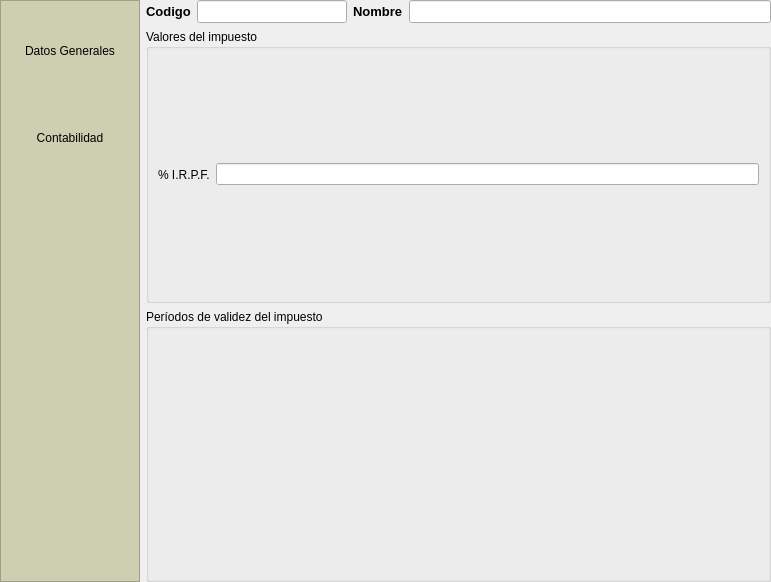
<?xml version="1.0" encoding="UTF-8"?>
<ui version="4.0">
 <class>Form</class>
 <widget class="QWidget" name="Form">
  <property name="geometry">
   <rect>
    <x>0</x>
    <y>0</y>
    <width>771</width>
    <height>582</height>
   </rect>
  </property>
  <property name="windowTitle">
   <string>Form</string>
  </property>
  <layout class="QGridLayout" name="gridLayout">
   <property name="leftMargin">
    <number>0</number>
   </property>
   <property name="topMargin">
    <number>0</number>
   </property>
   <property name="rightMargin">
    <number>0</number>
   </property>
   <property name="bottomMargin">
    <number>0</number>
   </property>
   <item row="0" column="0" rowspan="2">
    <widget class="QFrame" name="frameButtons">
     <property name="sizePolicy">
      <sizepolicy hsizetype="Preferred" vsizetype="Expanding">
       <horstretch>0</horstretch>
       <verstretch>0</verstretch>
      </sizepolicy>
     </property>
     <property name="minimumSize">
      <size>
       <width>140</width>
       <height>450</height>
      </size>
     </property>
     <property name="maximumSize">
      <size>
       <width>135</width>
       <height>16777215</height>
      </size>
     </property>
     <property name="styleSheet">
      <string notr="true">background: #CECFB0</string>
     </property>
     <property name="frameShape">
      <enum>QFrame::StyledPanel</enum>
     </property>
     <property name="frameShadow">
      <enum>QFrame::Raised</enum>
     </property>
     <layout class="QVBoxLayout" name="verticalLayout">
      <item>
       <widget class="QToolButton" name="tbDatos">
        <property name="sizePolicy">
         <sizepolicy hsizetype="Preferred" vsizetype="Fixed">
          <horstretch>0</horstretch>
          <verstretch>0</verstretch>
         </sizepolicy>
        </property>
        <property name="minimumSize">
         <size>
          <width>120</width>
          <height>81</height>
         </size>
        </property>
        <property name="maximumSize">
         <size>
          <width>111</width>
          <height>81</height>
         </size>
        </property>
        <property name="toolTip">
         <string>Presenta la ficha con la información general de esta entidad</string>
        </property>
        <property name="statusTip">
         <string>Presenta la ficha con la información general de esta entidad</string>
        </property>
        <property name="whatsThis">
         <string>Presenta la ficha con la información general de esta entidad</string>
        </property>
        <property name="text">
         <string>Datos Generales</string>
        </property>
        <property name="icon">
         <iconset>
          <normaloff>:/images/commons/impuestos.png</normaloff>:/images/commons/impuestos.png</iconset>
        </property>
        <property name="iconSize">
         <size>
          <width>48</width>
          <height>48</height>
         </size>
        </property>
        <property name="checkable">
         <bool>true</bool>
        </property>
        <property name="autoExclusive">
         <bool>true</bool>
        </property>
        <property name="toolButtonStyle">
         <enum>Qt::ToolButtonTextUnderIcon</enum>
        </property>
        <property name="autoRaise">
         <bool>true</bool>
        </property>
       </widget>
      </item>
      <item>
       <widget class="QToolButton" name="tbContabilidad">
        <property name="sizePolicy">
         <sizepolicy hsizetype="Preferred" vsizetype="Fixed">
          <horstretch>0</horstretch>
          <verstretch>0</verstretch>
         </sizepolicy>
        </property>
        <property name="minimumSize">
         <size>
          <width>120</width>
          <height>81</height>
         </size>
        </property>
        <property name="maximumSize">
         <size>
          <width>111</width>
          <height>81</height>
         </size>
        </property>
        <property name="toolTip">
         <string>Acceda a los datos contables.</string>
        </property>
        <property name="statusTip">
         <string>Acceda a los datos contables.</string>
        </property>
        <property name="whatsThis">
         <string>Acceda a los datos contables.</string>
        </property>
        <property name="text">
         <string>Contabilidad</string>
        </property>
        <property name="icon">
         <iconset>
          <normaloff>:/images/commons/contabilidad.png</normaloff>:/images/commons/contabilidad.png</iconset>
        </property>
        <property name="iconSize">
         <size>
          <width>48</width>
          <height>48</height>
         </size>
        </property>
        <property name="checkable">
         <bool>true</bool>
        </property>
        <property name="autoExclusive">
         <bool>true</bool>
        </property>
        <property name="toolButtonStyle">
         <enum>Qt::ToolButtonTextUnderIcon</enum>
        </property>
        <property name="autoRaise">
         <bool>true</bool>
        </property>
       </widget>
      </item>
      <item>
       <spacer name="verticalSpacer">
        <property name="orientation">
         <enum>Qt::Vertical</enum>
        </property>
        <property name="sizeHint" stdset="0">
         <size>
          <width>20</width>
          <height>20</height>
         </size>
        </property>
       </spacer>
      </item>
     </layout>
    </widget>
   </item>
   <item row="0" column="1">
    <widget class="QLabel" name="label">
     <property name="font">
      <font>
       <pointsize>10</pointsize>
       <weight>75</weight>
       <bold>true</bold>
      </font>
     </property>
     <property name="text">
      <string>Codigo</string>
     </property>
    </widget>
   </item>
   <item row="0" column="2">
    <widget class="DBLineEdit" name="db_codigo">
     <property name="maximumSize">
      <size>
       <width>150</width>
       <height>16777215</height>
      </size>
     </property>
     <property name="font">
      <font>
       <pointsize>10</pointsize>
       <weight>75</weight>
       <bold>true</bold>
      </font>
     </property>
     <property name="fieldName" stdset="0">
      <string>codimpuesto</string>
     </property>
     <property name="dataEditable" stdset="0">
      <bool>true</bool>
     </property>
    </widget>
   </item>
   <item row="0" column="3">
    <widget class="QLabel" name="label_2">
     <property name="font">
      <font>
       <pointsize>10</pointsize>
       <weight>75</weight>
       <bold>true</bold>
      </font>
     </property>
     <property name="text">
      <string>Nombre</string>
     </property>
    </widget>
   </item>
   <item row="0" column="4">
    <widget class="DBLineEdit" name="db_nombre">
     <property name="font">
      <font>
       <pointsize>10</pointsize>
       <weight>75</weight>
       <bold>true</bold>
      </font>
     </property>
     <property name="fieldName" stdset="0">
      <string>nombre</string>
     </property>
     <property name="dataEditable" stdset="0">
      <bool>true</bool>
     </property>
    </widget>
   </item>
   <item row="1" column="1" colspan="4">
    <widget class="QStackedWidget" name="swFichas">
     <property name="currentIndex">
      <number>0</number>
     </property>
     <widget class="QWidget" name="pageDatosGenerales">
      <layout class="QVBoxLayout" name="verticalLayout_2">
       <property name="leftMargin">
        <number>0</number>
       </property>
       <property name="topMargin">
        <number>0</number>
       </property>
       <property name="rightMargin">
        <number>0</number>
       </property>
       <property name="bottomMargin">
        <number>0</number>
       </property>
       <item>
        <widget class="QGroupBox" name="groupBox">
         <property name="title">
          <string>Valores del impuesto</string>
         </property>
         <layout class="QHBoxLayout" name="horizontalLayout">
          <item>
           <widget class="QLabel" name="label_3">
            <property name="text">
             <string>% I.R.P.F.</string>
            </property>
           </widget>
          </item>
          <item>
           <widget class="DBNumberEdit" name="db_irpf">
            <property name="focusPolicy">
             <enum>Qt::NoFocus</enum>
            </property>
            <property name="fieldName" stdset="0">
             <string>irpf</string>
            </property>
           </widget>
          </item>
         </layout>
        </widget>
       </item>
       <item>
        <widget class="QGroupBox" name="groupBox_2">
         <property name="title">
          <string>Períodos de validez del impuesto</string>
         </property>
         <layout class="QVBoxLayout" name="verticalLayout_3">
          <item>
           <widget class="DBDetailView" name="db_periodosimpuestos_irpf" native="true">
            <property name="relationName" stdset="0">
             <string>periodosimpuestos_irpf</string>
            </property>
            <property name="dataEditable" stdset="0">
             <bool>true</bool>
            </property>
           </widget>
          </item>
         </layout>
        </widget>
       </item>
      </layout>
     </widget>
     <widget class="QWidget" name="pageContabilidad">
      <layout class="QVBoxLayout" name="verticalLayout_4">
       <item>
        <widget class="QGroupBox" name="groupBox_3">
         <property name="title">
          <string>Subcuentas contables</string>
         </property>
         <layout class="QGridLayout" name="gridLayout_2">
          <item row="0" column="0">
           <widget class="DBChooseRecordButton" name="db_idsubcuentarep_3">
            <property name="text">
             <string>H.P. Acreedora por retenciones practicadas</string>
            </property>
            <property name="fieldName" stdset="0">
             <string>idsubcuentahpacr</string>
            </property>
            <property name="dataEditable" stdset="0">
             <bool>true</bool>
            </property>
           </widget>
          </item>
          <item row="0" column="1">
           <widget class="DBLineEdit" name="dbLineEdit_5">
            <property name="fieldName" stdset="0">
             <string>idsubcuentahpacr</string>
            </property>
            <property name="dataEditable" stdset="0">
             <bool>true</bool>
            </property>
            <property name="autoComplete">
             <set>AlephERP::ValuesFromRelation</set>
            </property>
            <property name="autoCompleteColumn" stdset="0">
             <string>codsubcuenta</string>
            </property>
            <property name="autoCompleteVisibleFields" stdset="0">
             <string>codsubcuenta,descripcion</string>
            </property>
           </widget>
          </item>
          <item row="0" column="2">
           <widget class="DBLineEdit" name="dbLineEdit_6">
            <property name="fieldName" stdset="0">
             <string>co_subcuentashpacr.father.descripcion</string>
            </property>
           </widget>
          </item>
          <item row="1" column="0">
           <widget class="DBChooseRecordButton" name="db_idsubcuentarep_4">
            <property name="text">
             <string>H.P. Retenciones y pagos a cuenta</string>
            </property>
            <property name="fieldName" stdset="0">
             <string>idsubcuentahppagos</string>
            </property>
            <property name="dataEditable" stdset="0">
             <bool>true</bool>
            </property>
           </widget>
          </item>
          <item row="1" column="1">
           <widget class="DBLineEdit" name="dbLineEdit_7">
            <property name="fieldName" stdset="0">
             <string>idsubcuentahppagos</string>
            </property>
            <property name="dataEditable" stdset="0">
             <bool>true</bool>
            </property>
            <property name="autoComplete">
             <set>AlephERP::ValuesFromRelation</set>
            </property>
            <property name="autoCompleteColumn" stdset="0">
             <string>codsubcuenta</string>
            </property>
            <property name="autoCompleteVisibleFields" stdset="0">
             <string>codsubcuenta,descripcion</string>
            </property>
           </widget>
          </item>
          <item row="1" column="2">
           <widget class="DBLineEdit" name="dbLineEdit_8">
            <property name="fieldName" stdset="0">
             <string>co_subcuentashppagos.father.descripcion</string>
            </property>
           </widget>
          </item>
          <item row="2" column="2">
           <spacer name="verticalSpacer_2">
            <property name="orientation">
             <enum>Qt::Vertical</enum>
            </property>
            <property name="sizeHint" stdset="0">
             <size>
              <width>20</width>
              <height>177</height>
             </size>
            </property>
           </spacer>
          </item>
         </layout>
        </widget>
       </item>
      </layout>
     </widget>
    </widget>
   </item>
  </layout>
 </widget>
 <customwidgets>
  <customwidget>
   <class>DBDetailView</class>
   <extends>QWidget</extends>
   <header>widgets/dbdetailview.h</header>
  </customwidget>
  <customwidget>
   <class>DBLineEdit</class>
   <extends>QLineEdit</extends>
   <header>widgets/dblineedit.h</header>
  </customwidget>
  <customwidget>
   <class>DBNumberEdit</class>
   <extends>QLineEdit</extends>
   <header>widgets/dbnumberedit.h</header>
  </customwidget>
  <customwidget>
   <class>DBChooseRecordButton</class>
   <extends>QPushButton</extends>
   <header>widgets/dbchooserecordbutton.h</header>
  </customwidget>
 </customwidgets>
 <resources>
  <include location="../../../../../programacion/git/alepherp/src/resources/modules.qrc"/>
 </resources>
 <connections/>
</ui>
